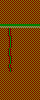

This is a level from a 2D game, rendered from its Tiled map with the project's own tilesets. A one-line summary and the complete map file follow:
An orthogonal 10x25 tile map with 4x4 px tiles, 1 tile layer (Capa de Patrones 1).

<map version="1.0" tiledversion="1.0.2" orientation="orthogonal" renderorder="right-down" width="10" height="25" tilewidth="4" tileheight="4" nextobjectid="1">
 <tileset firstgid="1" source="tilesetJungle.tsx" />
 <layer name="Capa de Patrones 1" width="10" height="25">
  <data encoding="csv">
3,3,3,3,3,3,3,3,3,3,
3,3,3,3,3,3,3,3,3,3,
3,3,3,3,3,3,3,3,3,3,
3,3,3,3,3,3,3,3,3,3,
3,3,3,3,3,3,3,3,3,3,
3,3,3,3,3,3,3,3,3,3,
4,4,4,4,4,4,4,4,4,4,
3,3,14,3,3,3,3,3,3,3,
3,3,14,3,3,3,3,3,3,3,
3,3,13,3,3,3,3,3,3,3,
3,3,13,3,3,3,3,3,3,3,
3,3,13,3,3,3,3,3,3,3,
3,3,14,3,3,3,3,3,3,3,
3,3,14,3,3,3,3,3,3,3,
3,3,13,3,3,3,3,3,3,3,
3,3,13,3,3,3,3,3,3,3,
3,3,14,3,3,3,3,3,3,3,
3,3,13,3,3,3,3,3,3,3,
3,3,3,3,3,3,3,3,3,3,
3,3,3,3,3,3,3,3,3,3,
3,3,3,3,3,3,3,3,3,3,
3,3,3,3,3,3,3,3,3,3,
3,3,3,3,3,3,3,3,3,3,
3,3,3,3,3,3,3,3,3,3,
3,3,3,3,3,3,3,3,3,3
</data>
 </layer>
</map>
